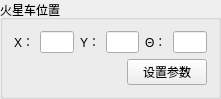
      <widget class="QGroupBox" name="groupBox_9">
       <property name="geometry">
        <rect>
         <x>9</x>
         <y>37</y>
         <width>221</width>
         <height>85</height>
        </rect>
       </property>
       <property name="title">
        <string>火星车位置</string>
       </property>
       <layout class="QGridLayout" name="gridLayout_9">
        <item row="0" column="0" colspan="2">
         <layout class="QVBoxLayout" name="verticalLayout_11">
          <item>
           <layout class="QHBoxLayout" name="horizontalLayout_18">
            <item>
             <widget class="QLabel" name="label_23">
              <property name="text">
               <string>&lt;html&gt;&lt;head/&gt;&lt;body&gt;&lt;p&gt; X：&lt;/p&gt;&lt;/body&gt;&lt;/html&gt;</string>
              </property>
             </widget>
            </item>
            <item>
             <widget class="QLineEdit" name="Value_X_3"/>
            </item>
            <item>
             <widget class="QLabel" name="label_24">
              <property name="text">
               <string>Y：</string>
              </property>
             </widget>
            </item>
            <item>
             <widget class="QLineEdit" name="Value_Y_3"/>
            </item>
            <item>
             <widget class="QLabel" name="label_25">
              <property name="text">
               <string>Θ：</string>
              </property>
             </widget>
            </item>
            <item>
             <widget class="QLineEdit" name="Value_A_3"/>
            </item>
           </layout>
          </item>
         </layout>
        </item>
        <item row="1" column="0">
         <spacer name="horizontalSpacer_4">
          <property name="orientation">
           <enum>Qt::Horizontal</enum>
          </property>
          <property name="sizeHint" stdset="0">
           <size>
            <width>127</width>
            <height>20</height>
           </size>
          </property>
         </spacer>
        </item>
        <item row="1" column="1">
         <widget class="QPushButton" name="Button_Set_3">
          <property name="text">
           <string>设置参数</string>
          </property>
         </widget>
        </item>
       </layout>
      </widget>
